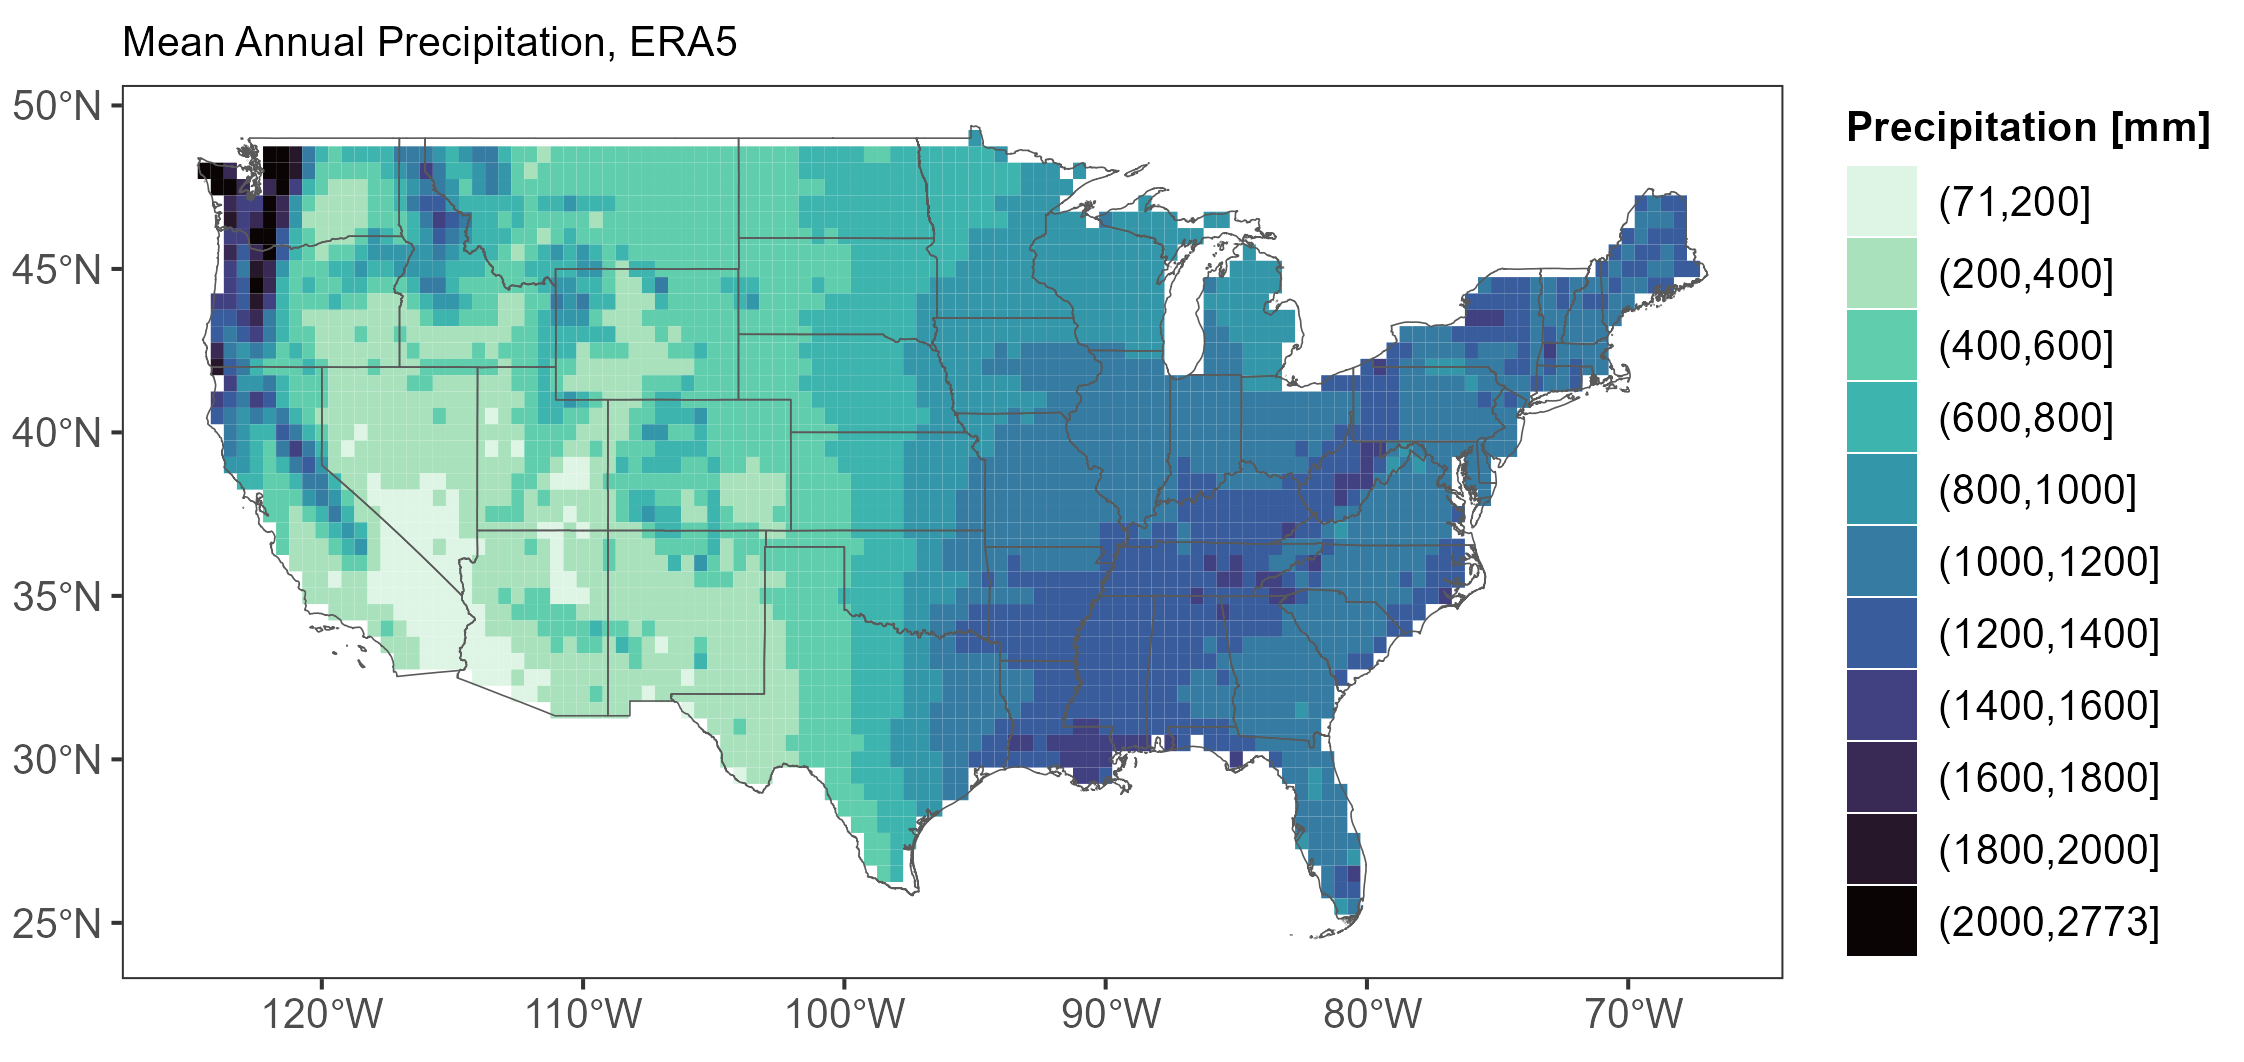

The R source for this figure:
## Figure_Map-AnnualPrecip.R

source(file.path("code", "paths+packages.R"))

# load data
sf_grid_CONUS <- st_read(file.path("data", "ERA5_grid", "ERA5_grid_CONUS.shp"))
sf_states <- st_read(file.path("data", "boundaries", "CONUS-States_TIGRIS.shp"))
df_precip <- read_csv(file.path("data", "RECON_01_CONUStotalPrecipitationVolume.csv"))

# join, calculate area, convert to precip_mm
sf_grid_CONUS_precip <-
  left_join(sf_grid_CONUS, df_precip, by = "cellid")
sf_grid_CONUS_precip$area_m2 <- as.numeric(st_area(sf_grid_CONUS_precip))
sf_grid_CONUS_precip$precip_mm <- 
  1000 * (sf_grid_CONUS_precip$precipitation_m3 / sf_grid_CONUS_precip$area_m2)
sf_grid_CONUS_precip$precip_mm_cut <- cut(sf_grid_CONUS_precip$precip_mm, 
                                          breaks = c(floor(min(sf_grid_CONUS_precip$precip_mm)),
                                                     seq(200, 2000, 200), 
                                                     ceiling(max(sf_grid_CONUS_precip$precip_mm))),
                                          dig.lab = 4)

# plot 
ggplot() + 
  geom_sf(data = sf_grid_CONUS_precip, aes(fill = precip_mm_cut), color = NA) +
  geom_sf(data = sf_states, fill = NA) +
  scale_fill_viridis_d(name = "Precipitation [mm]", 
                       option = "G", direction = -1) +
  labs(title = "Mean Annual Precipitation, ERA5")
ggsave(file.path("figures+tables", "Figure_Map-AnnualPrecip.png"),
       width = 190, height = 90, units = "mm")
